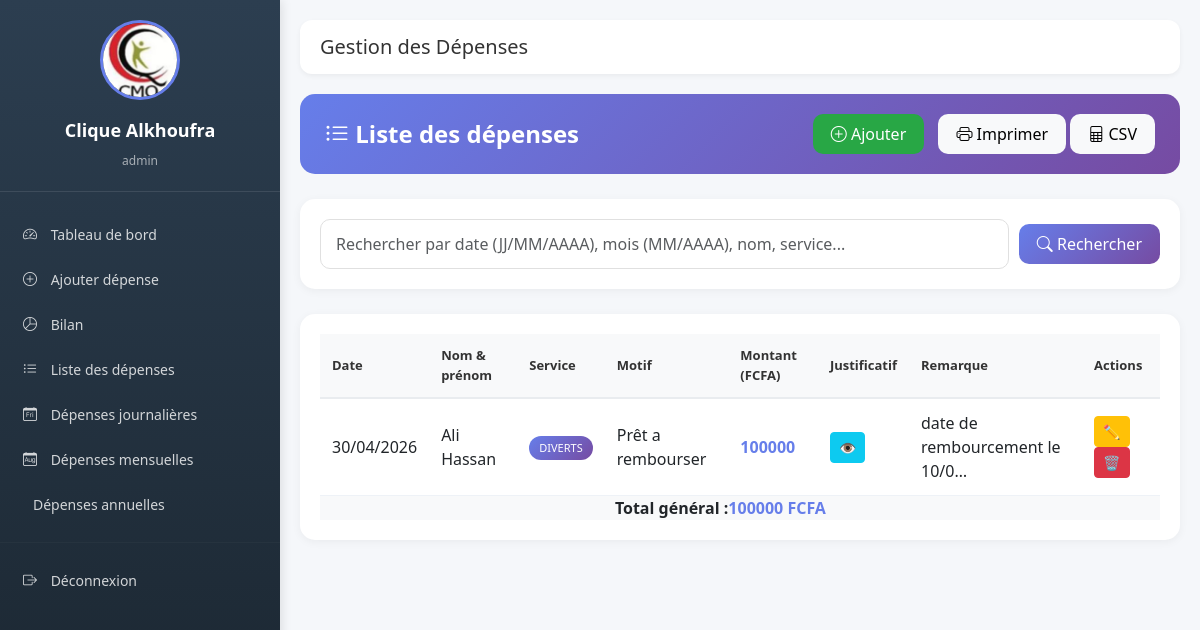
The app's page /liste/ (signed in), older data.
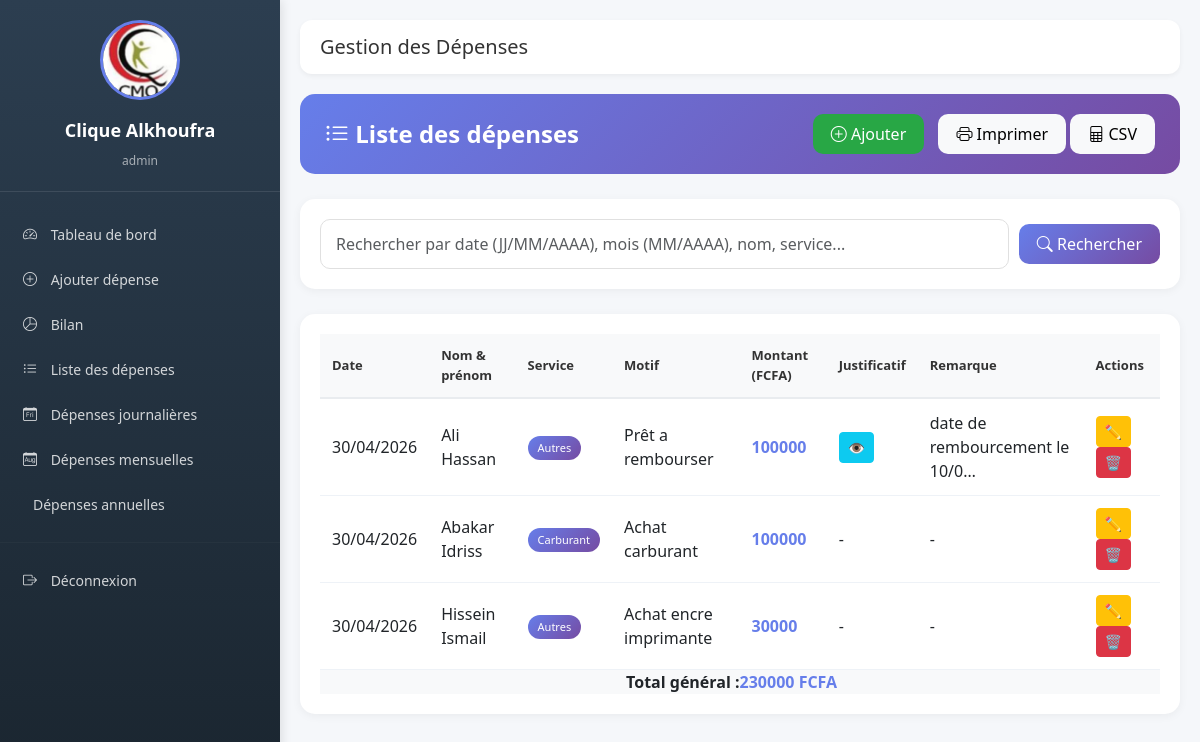
The same page, newer data.
### depenses/models.py (models this page shows, shortened)
class Depense(models.Model):
    SERVICES = [
        ('SERVICE_CLINIQUE', 'Service Clinique'),
        ('LABORATOIRE', 'Laboratoire'),
        ('CHIRURGIE_INFIRMERIE', 'Chirurgie et Infirmerie'),
        ('CARBURANT', 'Carburant'),
        ('MAINTENANCE', 'Maintenance'),
        ('LOCATION', 'Location'),
        ('CAMPUS_MEDECIN', 'Campus Médecin'),
        ('TAXES', 'Taxes'),
        ('SALAIRE', 'Salaire'),
        ('RECEPTION', 'Réception'),
        ('HYGIENE', 'Hygiène'),
        ('AUTRES', 'Autres'),
    ]
    date = models.DateField(default=timezone.now)
    nom_prenom = models.CharField(max_length=200, verbose_name="Nom et prénom")
    service = models.CharField(max_length=50, choices=SERVICES, default='AUTRES')
    motif_depense = models.TextField(verbose_name="Motif de la dépense")
    montant = models.DecimalField(max_digits=10, decimal_places=2)
    remarque = models.TextField(blank=True, null=True)
    nom_utilisateur = models.ForeignKey(User, on_delete=models.CASCADE)
    created_at = models.DateTimeField(auto_now_add=True)
    updated_at = models.DateTimeField(auto_now=True)
    justificatif = models.FileField(
        upload_to=upload_justificatif_path,
        verbose_name="Justificatif (facture, reçu)",
        blank=True,
        null=True,
        help_text="Formats acceptés: PDF, JPG, PNG, JPEG (max 5MB)"
    )
    justificatif_nom = models.CharField(max_length=255, blank=True, null=True)
    class Meta:
        ordering = ['-date']
        verbose_name = "Dépense"
        verbose_name_plural = "Dépenses"

### depenses/views.py (the view, shortened to what this page needs)
# urls.py: path('liste/', views.liste_depenses, name='liste_depenses'),
@login_required
def liste_depenses(request):
    if request.method == 'POST':
        form = DepenseForm(request.POST, request.FILES)
        if form.is_valid():
            depense = form.save(commit=False)
            depense.nom_utilisateur = request.user
            depense.save()
            messages.success(request, "Dépense ajoutée avec succès.")
            return redirect('liste_depenses')
        else:
            messages.error(request, "Erreur dans le formulaire.")
    else:
        form = DepenseForm(initial={'date': timezone.now().date()})
    recherche = request.GET.get('recherche', '')
    depenses = Depense.objects.filter(nom_utilisateur=request.user)
    recherche_value = ''
    total = depenses.aggregate(Sum('montant'))['montant__sum'] or 0
    context = {
        'depenses': depenses,
        'total': total,
        'recherche_value': recherche_value,
        'form': form,
        'date_aujourdhui': timezone.now().date(),
    }
    return render(request, 'depenses/liste_depenses.html', context)

### depenses/forms.py (shortened to what this page needs)
class DepenseForm(forms.ModelForm):
    class Meta:
        model = Depense
        fields = ['date', 'nom_prenom', 'service', 'motif_depense', 'montant', 'remarque', 'justificatif']
        widgets = {
            'date': forms.DateInput(attrs={'type': 'date', 'class': 'form-control'}),
            'nom_prenom': forms.TextInput(attrs={'class': 'form-control', 'placeholder': 'Nom et prénom'}),
            'service': forms.Select(attrs={'class': 'form-control'}),
            'motif_depense': forms.Textarea(attrs={'class': 'form-control', 'rows': 3, 'placeholder': 'Motif de la dépense'}),
            'montant': forms.NumberInput(attrs={'class': 'form-control', 'placeholder': 'Montant en FCFA'}),
            'remarque': forms.Textarea(attrs={'class': 'form-control', 'rows': 2, 'placeholder': 'Remarques (optionnel)'}),
            'justificatif': forms.FileInput(attrs={'class': 'form-control', 'accept': '.pdf,.jpg,.jpeg,.png'}),
        }

### depenses/templates/depenses/liste_depenses.html (shortened to what this page needs)
{% extends 'depenses/base.html' %}
{% load static %}
{% block content %}
<div class="page-container">
    <div class="page-header no-print">
        <h2><i class="bi bi-list-ul"></i> Liste des dépenses</h2>
        <div class="btn-actions">
            <a href="{% url 'ajouter_depense' %}" class="btn btn-success btn-custom btn-add">
                <i class="bi bi-plus-circle"></i> Ajouter
            </a>
            <button onclick="window.print();" class="btn btn-light btn-custom">
                <i class="bi bi-printer"></i> Imprimer
            </button>
            <button onclick="exporterCSV()" class="btn btn-light btn-custom">
                <i class="bi bi-file-spreadsheet"></i> CSV
            </button>
        </div>
    </div>
    <div class="search-card no-print">
        <form method="get">
            <div class="search-input-group">
                <input type="text" name="recherche" class="form-control"
                       placeholder="Rechercher par date (JJ/MM/AAAA), mois (MM/AAAA), nom, service..."
                       value="{{ recherche_value }}">
                <button type="submit" class="btn btn-primary btn-custom">
                    <i class="bi bi-search"></i> Rechercher
                </button>
            </div>
        </form>
    </div>
    <div class="table-container">
        <table class="custom-table" id="depensesTable">
            <thead>
                <tr>
                    <th>Date</th>
                    <th>Nom & prénom</th>
                    <th>Service</th>
                    <th>Motif</th>
                    <th>Montant (FCFA)</th>
                    <th class="print-hide">Justificatif</th>
                    <th>Remarque</th>
                    <th class="no-print print-hide">Actions</th>
                </tr>
            </thead>
            <tbody>
                {% for depense in depenses %}
                <tr>
                    <td>{{ depense.date|date:"d/m/Y" }}</td>
                    <td>{{ depense.nom_prenom }}</td>
                    <td><span class="badge-service">{{ depense.get_service_display }}</span></td>
                    <td>{{ depense.motif_depense|truncatechars:50 }}</td>
                    <td class="amount">{{ depense.montant|floatformat:0 }}</td>
                    <td class="print-hide">
                        {% if depense.justificatif %}
                            <a href="{% url 'view_justificatif' depense.pk %}" target="_blank" class="btn btn-sm btn-info">👁️</a>
                        {% else %}
                            -
                        {% endif %}
                    </td>
                    <td>{{ depense.remarque|default:"-"|truncatechars:30 }}</td>
                    <td class="no-print print-hide">
                        <a href="{% url 'modifier_depense' depense.pk %}" class="btn btn-sm btn-warning">✏️</a>
                        <a href="{% url 'supprimer_depense' depense.pk %}" class="btn btn-sm btn-danger">🗑️</a>
                    </td>
                </tr>
                {% empty %}
                <tr>
                    <td colspan="8" class="text-center">Aucune dépense trouvée</td>
                </tr>
                {% endfor %}
            </tbody>
            <tfoot>
                <tr class="table-footer">
                    <td colspan="4" class="text-end"><strong>Total général :</strong></td>
                    <td colspan="4"><strong class="amount">{{ total|floatformat:0 }} FCFA</strong></td>
                </tr>
            </tfoot>
        </table>
    </div>
</div>
{% endblock %}

Row changes from the older to the newer data that the page shows:
changed Depense "Ali Hassan": service "DIVERTS" → "Autres"
added Depense: date "30/04/2026", nom_prenom "Abakar Idriss", service "Carburant", motif_depense "Achat carburant", montant "100000", remarque "-"
added Depense: date "30/04/2026", nom_prenom "Hissein Ismail", service "Autres", motif_depense "Achat encre imprimante", montant "30000", remarque "-"
Text that changed along with them:
{{ total|floatformat:0 }}: "100000" → "230000"
